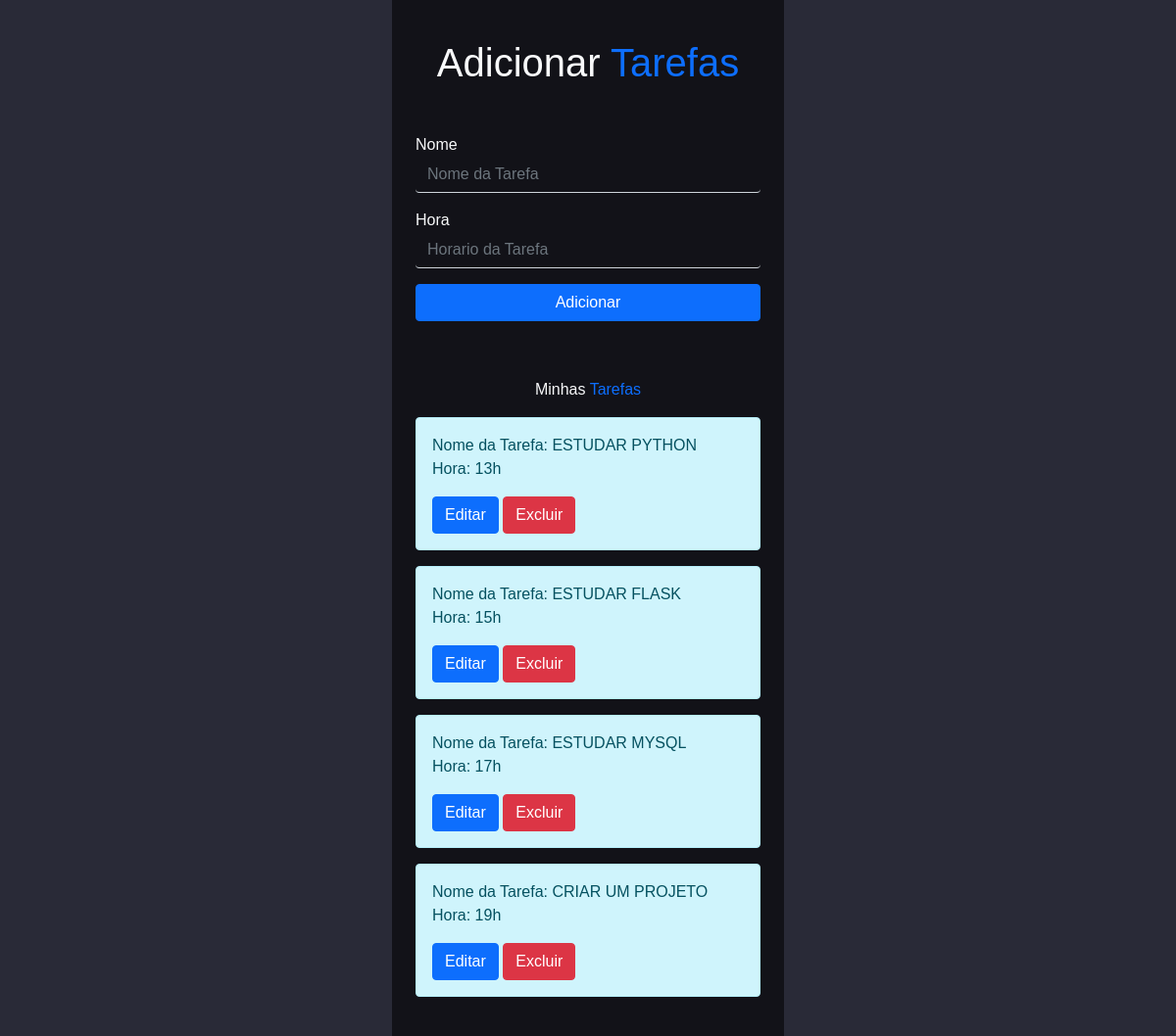
Before: / with the older database file.
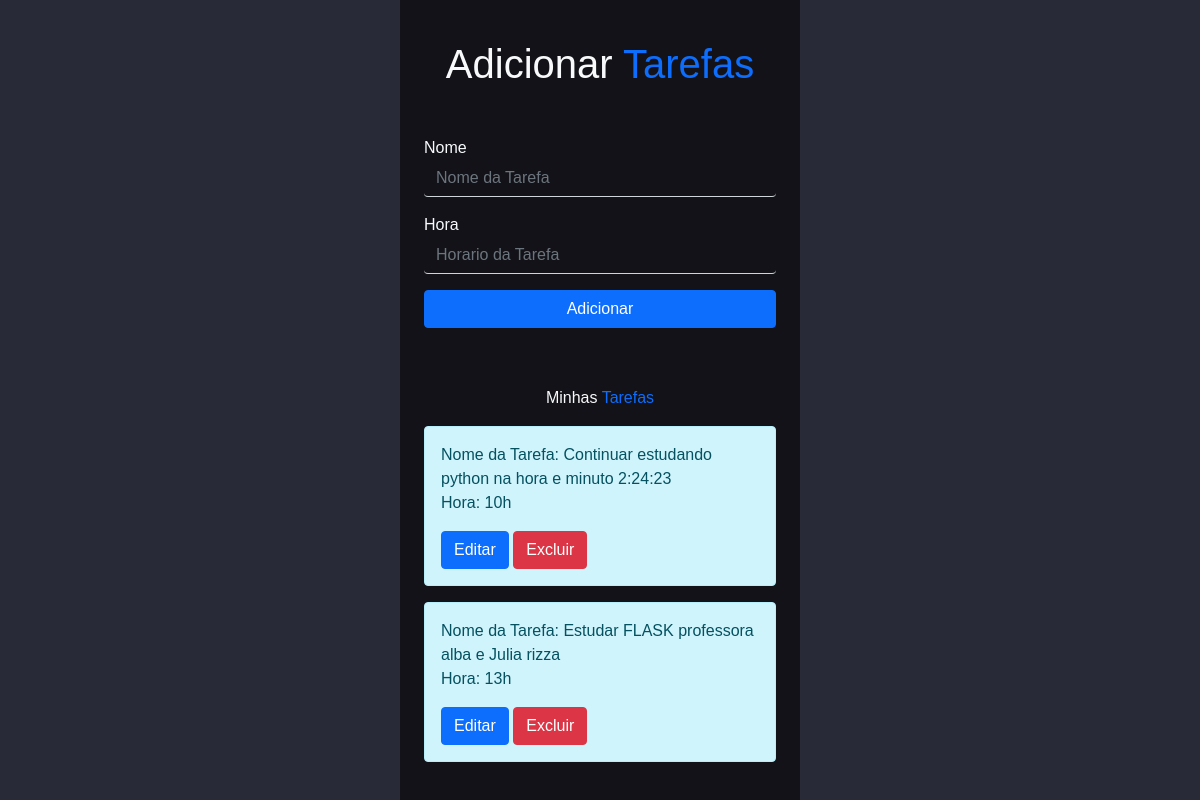
After: the same page with the newer database file.
### app/__init__.py (models this page shows)
class Tarefas(db.Model):
    id = db.Column(db.Integer, primary_key=True)
    nome = db.Column(db.String(50), nullable=False)
    hora = db.Column(db.String(2), nullable=False)

### app/__init__.py (the view, shortened to what this page needs)
@app.route("/", methods=["GET", "POST"])
def index():
    form = Formulario()  # Cria uma instância do formulário
    tarefas = Tarefas.query.all()  # Recupera todas as tarefas do banco de dados
    logging.debug("Tarefas no banco de dados: %s", tarefas)
    return render_template("index.html", form=form, tarefas=tarefas)

### app/form.py
class Formulario(FlaskForm):
    nome = StringField('nome', validators=[DataRequired()])
    hora = StringField('hora', validators=[DataRequired()])

### app/templates/index.html (shortened to what this page needs)
{% extends 'base.html' %}
{% block conteudo %}
  <form action="{{ url_for('index') }}" method="post" class="formulario mx-auto p-4" style="max-width: 400px;">
    <h1 class="text-light text-center mb-5">Adicionar<span class="text-primary"> Tarefas</span></h1>
    <div class="form-group">
      <label class="text-light">Nome</label>
      {{ form.nome(class="form-control bg-transparent text-light border-top-0 border-end-0 border-start-0", placeholder="Nome da Tarefa") }}
    </div>
    <div class="form-group mt-3">
      <label class="text-light">Hora</label>
      {{ form.hora(class="form-control bg-transparent text-light border-top-0 border-end-0 border-start-0", placeholder="Horario da Tarefa") }}
    </div>
    <div class="input-group mt-3 botao-adicionar">
      <button type="submit" class="btn btn-primary btn-block w-100">Adicionar</button>
    </div>
  </form>
  <div class="mx-auto p-4 lista-tarefas" style="max-width: 400px;">
    {% if tarefas %}
      <p class="text-center text-light">Minhas <span class="text-primary">Tarefas</span></p>
    {% else %}
      <p class="text-center text-primary">Não há tarefas na lista</p>
    {% endif %}
    {% for tarefa in tarefas %}
      <div class="alert alert-info lista">
        Nome da Tarefa: {{ tarefa.nome }}
        <br>
        Hora: {{ tarefa.hora }}h </span>
        <div>
          <a href="{{ url_for('editar_tarefa', tarefa_id=tarefa.id) }}" class="btn btn-primary btn-block mt-3">Editar</a>
          <form action="{{ url_for('deletar_tarefa', tarefa_id=tarefa.id) }}" method="post" style="display:inline;">
            <button type="submit" class="btn btn-danger btn-block mt-3">Excluir</button>
          </form>
        </div>
      </div>
    {% endfor %}
  </div>
{% endblock %}

### app/templates/base.html (shortened to what this page needs)
<!DOCTYPE html>
<html lang="pt-BR">
<head>
    <link href="{{ url_for('static', filename='bootstrap.min.css') }}" rel="stylesheet">
    <link rel="stylesheet" href="{{ url_for('static', filename="style.css")  }}"></link>
</head>
<body>
  {% block conteudo %} {% endblock %}
</body>
</html>

### app/static/style.css (style rules this page uses)
* { margin: 0; padding: 0; box-sizing: border-box; font-family: sans-serif; }
body { background-color: #292A37; }
.formulario { background-color: #00000091; }
.botao-adicionar { margin-bottom: 10px; }
.lista-tarefas { background-color: #00000091; }

Changed rows visible on the page:
removed Tarefas: nome "ESTUDAR MYSQL", hora "17"
removed Tarefas: nome "CRIAR UM PROJETO", hora "19"
changed Tarefas: nome "ESTUDAR PYTHON" → "Continuar estudando python na hora e minuto 2:24:23"; hora "13" → "10"
changed Tarefas: nome "ESTUDAR FLASK" → "Estudar FLASK professora alba e Julia rizza"; hora "15" → "13"
